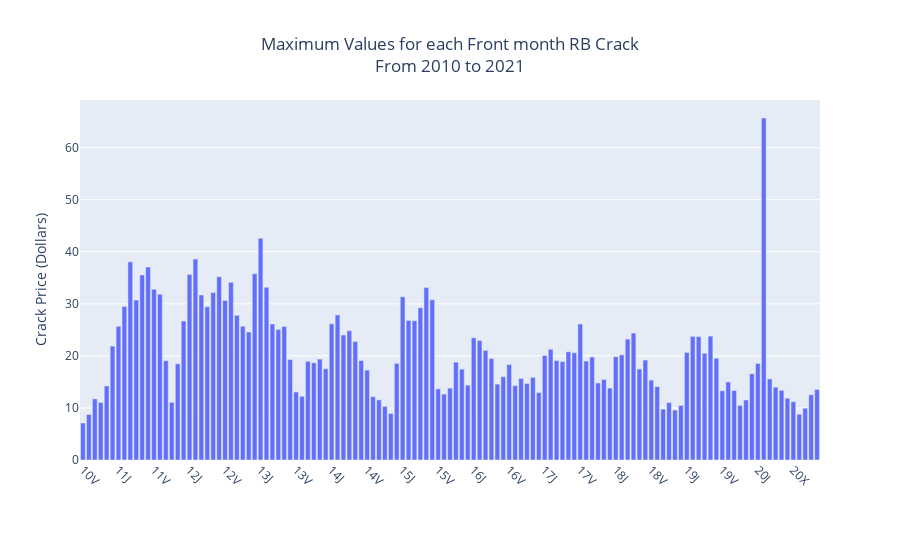

The notebook cell this image was saved under:
### Code cell
pt = """
Maximum Values for each Front month RB Crack<br>From 2010 to 2021
"""
plotly_plot(
    df_both[['yym','max']],x_column='yym',bar_plot=True,
    plot_title=pt,y_left_label='Crack Price (Dollars)',
    center_title=True
)

### Figure 1 — Plotly figure (JSON) as saved in the notebook; plotly's stock layout.template omitted (floating-point values rounded to 4 significant figures)
{"data": [{"name": "max", "type": "bar", "x": ["10V", "10X", "10Z", "11F", "11G", "11H", "11J", "11K", "11M", "11N", "11Q", "11U", "11V", "11X", "11Z", "12F", "12G", "12H", "12J", "12K", "12M", "12N", "12Q", "12U", "12V", "12X", "12Z", "13F", "13G", "13H", "13J", "13K", "13M", "13N", "13Q", "13U", "13V", "13X", "13Z", "14F", "14G", "14H", "14J", "14K", "14M", "14N", "14Q", "14U", "14V", "14X", "14Z", "15F", "15G", "15H", "15J", "15K", "15M", "15N", "15Q", "15U", "15V", "15X", "15Z", "16F", "16G", "16H", "16J", "16K", "16M", "16N", "16Q", "16U", "16V", "16X", "16Z", "17F", "17G", "17H", "17J", "17K", "17M", "17N", "17Q", "17U", "17V", "17X", "17Z", "18F", "18G", "18H", "18J", "18K", "18M", "18N", "18Q", "18U", "18V", "18X", "18Z", "19F", "19G", "19H", "19J", "19K", "19M", "19N", "19Q", "19U", "19V", "19X", "19Z", "20F", "20G", "20H", "20J", "20K", "20M", "20N", "20Q", "20U", "20X", "20Z", "21F", "21G", "21H"], "y": [7.103, 8.741, 11.74, 11.06, 14.23, 21.89, 25.67, 29.5, 38.07, 30.72, 35.55, 37.07, 32.81, 31.84, 19.06, 11.09, 18.48, 26.7, 35.64, 38.6, 31.69, 29.44, 32.17, 35.2, 30.66, 34.13, 27.79, 25.7, 24.58, 35.79, 42.6, 33.19, 26.11, 25.05, 25.64, 19.3, 13.07, 12.24, 18.96, 18.67, 19.38, 17.52, 26.15, 27.87, 24.01, 24.84, 22.77, 19.1, 17.27, 12.16, 11.55, 10.3, 8.951, 18.57, 31.38, 26.82, 26.75, 29.26, 33.11, 30.77, 13.66, 12.67, 13.8, 18.8, 17.45, 14.37, 23.47, 22.96, 21.06, 19.48, 14.58, 16.0, 18.36, 14.29, 15.66, 14.7, 15.87, 12.95, 20.08, 21.28, 19.1, 18.9, 20.79, 20.61, 26.12, 19.01, 19.79, 14.79, 15.47, 13.82, 19.86, 20.21, 23.22, 24.39, 17.47, 19.2, 15.35, 14.1, 9.774, 11.02, 9.589, 10.47, 20.67, 23.75, 23.73, 20.49, 23.79, 19.55, 13.3, 14.99, 13.34, 10.48, 11.53, 16.57, 18.55, 65.7, 15.57, 13.98, 13.38, 11.87, 11.2, 8.792, 9.94, 12.54, 13.55], "yaxis": "y"}], "layout": {"margin": {"b": 100}, "title": {"text": "\nMaximum Values for each Front month RB Crack<br>From 2010 to 2021\n", "x": 0.5}, "xaxis": {"tickangle": 45, "ticktext": ["10V", "11J", "11V", "12J", "12V", "13J", "13V", "14J", "14V", "15J", "15V", "16J", "16V", "17J", "17V", "18J", "18V", "19J", "19V", "20J", "20X"], "tickvals": ["10V", "11J", "11V", "12J", "12V", "13J", "13V", "14J", "14V", "15J", "15V", "16J", "16V", "17J", "17V", "18J", "18V", "19J", "19V", "20J", "20X"], "type": "category"}, "yaxis": {"title": {"text": "Crack Price (Dollars)"}}, "yaxis2": {"overlaying": "y", "side": "right", "title": {"text": "y alt"}}}}
